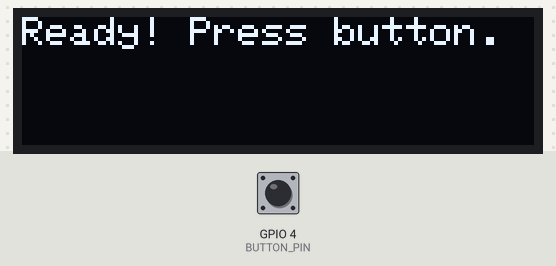
A sketch run on a simulated ESP32. On the bench: 128×32 one-colour display. The test bench sets the inputs (shaded band); at power-on: GPIO 4 (BUTTON_PIN) LOW. WiFi joins after 1.5 s; servers stay silent unless stated; uploads are accepted with an empty reply; what the sketch prints to the serial monitor is not drawn.

Above: at 3.3 s.
3.4 s: GPIO 4 (BUTTON_PIN) pulled HIGH for 0.15 s
At 4.2 s:
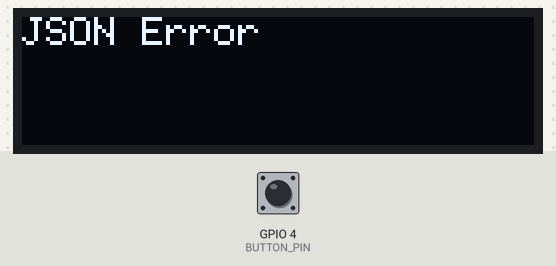
9.1 s: GPIO 4 (BUTTON_PIN) pulled HIGH for 1 s
At 9.27 s:
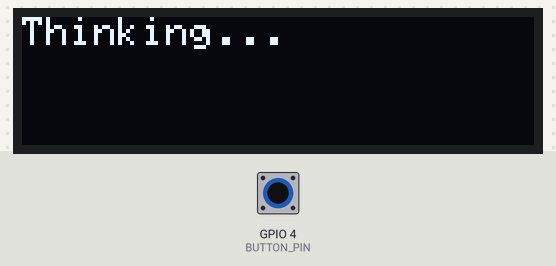
Timing chart, 0 to 12.1 s (numbered marks = the images above; inputs shaded):
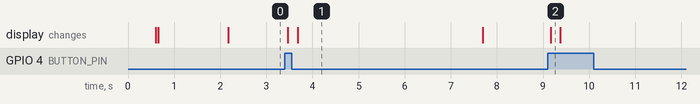

The sketch:

ESP32_AI.ino
```cpp
#include <WiFi.h>
#include <HTTPClient.h>
#include <WiFiClientSecure.h>
#include <ArduinoJson.h>
#include <Wire.h>
#include <Adafruit_GFX.h>
#include <Adafruit_SSD1306.h>

// --- Configuration ---
const char* ssid = "TOPNET";
const char* password = "YOUR_WIFI_PASSWORD";
const char* apiKey = "gsk_YOUR_NEW_GROQ_API_KEY";

// --- Hardware Pins ---
#define BUTTON_PIN 4
#define SCREEN_WIDTH 128
#define SCREEN_HEIGHT 32
#define OLED_RESET -1

Adafruit_SSD1306 display(SCREEN_WIDTH, SCREEN_HEIGHT, &Wire, OLED_RESET);

// --- State Variables ---
int buttonState = LOW;
int lastButtonState = LOW;
unsigned long lastDebounceTime = 0;
unsigned long debounceDelay = 50;

// Function prototypes
String generateAIText();
void displayMessage(String text);
void displayPaginatedMessage(String text);

void setup() {
  Serial.begin(115200);
  delay(500);

  Wire.begin(21, 22);
  Wire.setClock(100000);
  pinMode(BUTTON_PIN, INPUT);
  delay(100);

  if(!display.begin(SSD1306_SWITCHCAPVCC, 0x3C)) {
    Serial.println(F("SSD1306 allocation failed"));
    for(;;);
  }

  display.clearDisplay();
  display.display();

  displayMessage("Connecting to WiFi...");

  WiFi.begin(ssid, password);
  while (WiFi.status() != WL_CONNECTED) {
    delay(500);
    Serial.print(".");
  }

  displayMessage("Ready! Press button.");
}

void loop() {
  int reading = digitalRead(BUTTON_PIN);

  if (reading != lastButtonState) {
    lastDebounceTime = millis();
  }

  if ((millis() - lastDebounceTime) > debounceDelay) {
    if (reading != buttonState) {
      buttonState = reading;

      if (buttonState == HIGH) {
        displayMessage("Thinking...");

        String aiText = generateAIText();

        // This will now dynamically generate as many pages as needed!
        displayPaginatedMessage(aiText);

        displayMessage("Ready! Press button.");
      }
    }
  }

  lastButtonState = reading;
}

String generateAIText() {
  if (WiFi.status() != WL_CONNECTED) {
    return "Error: No WiFi";
  }

  WiFiClientSecure client;
  client.setInsecure();

  HTTPClient http;
  http.begin(client, "https://api.groq.com/openai/v1/chat/completions");
  http.addHeader("Content-Type", "application/json");

  String authHeader = "Bearer ";
  authHeader += apiKey;
  http.addHeader("Authorization", authHeader);

  // Increased max_tokens to 100 so the AI can finish longer fun facts/stories
  String prompt = "Give me a highly obscure, random fun fact. Request ID: " + String(millis());
  String payload = "{\"model\": \"llama-3.1-8b-instant\", \"messages\": [{\"role\": \"user\", \"content\": \"" + prompt + "\"}], \"max_tokens\": 100, \"temperature\": 0.9}";

  int httpResponseCode = http.POST(payload);
  String result = "";

  if (httpResponseCode == 200) {
    String response = http.getString();

    StaticJsonDocument<1024> doc;
    DeserializationError error = deserializeJson(doc, response);

    if (error) {
      result = "JSON Error";
    } else {
      const char* content = doc["choices"][0]["message"]["content"];
      result = String(content);
    }
  } else {
    result = "API Error: " + String(httpResponseCode);
  }

  http.end();
  result.trim();
  return result;
}

// Standard function for short status messages
void displayMessage(String text) {
  display.clearDisplay();
  display.setTextSize(1);
  display.setTextColor(SSD1306_WHITE);
  display.setCursor(0, 0);
  display.setTextWrap(true);
  display.print(text);
  display.display();
}

// Flawless dynamic pagination function
void displayPaginatedMessage(String text) {
  display.setTextSize(1);
  display.setTextColor(SSD1306_WHITE);
  display.setTextWrap(true);

  // 1. Measure the exact pixel height of the fully wrapped text
  int16_t x1, y1;
  uint16_t w, h;
  display.getTextBounds(text, 0, 0, &x1, &y1, &w, &h);

  // 2. Divide total text height by screen height (32).
  // Adding 31 before dividing is a standard integer math trick to always round UP to the next full page.
  int numPages = (h + 31) / 32;

  // 3. Print out every page, no matter how many there are
  for (int i = 0; i < numPages; i++) {
    display.clearDisplay();

    // Shifts the text upwards by exactly one screen height per page
    display.setCursor(0, -(i * 32));

    display.print(text);
    display.display();

    delay(4000);
  }
}
```

Measured:
- after the input at 3.4 s, the display: first changes after 0.06 s (image 1 shows a later state)
- after the input at 9.1 s, the display: changes after 0.06 s (image 2)
- what the display in image 1 shows lasts 4.0 s, from 3.7 s to 7.7 s
